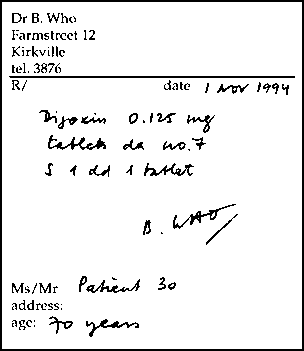
#> input picture dataset/data/1.jpg, 304 x 351 px; its folder holds only this picture in this run
$ python medical_prescription_ml.py
#> lines starting #> are read from the running program, lines starting #| are printed output that depends on the picture; after the words box and inside, x2 and y2 are one past the last pixel; in counts of white or black regions, pixels touching at a corner belong together
import os
import cv2
import pandas as pd
import numpy as np
import matplotlib.pyplot as plt

from sklearn.model_selection import train_test_split
from sklearn.svm import SVC
from sklearn.metrics import (
    precision_score,
    confusion_matrix,
    ConfusionMatrixDisplay,
    roc_curve,
    auc,
    classification_report,
    accuracy_score
)

# ---------------------------------------------------------
# 1. Paths
# ---------------------------------------------------------

dataset_path = "dataset/data"
labels_file = "labels.csv"


# ---------------------------------------------------------
# 2. Load labels
# ---------------------------------------------------------

labels_df = pd.read_csv(labels_file)
#> (reads labels.csv from the repository)

print("Total labeled images:", len(labels_df))

print("\nClass distribution:")
print(labels_df["label"].value_counts())


# ---------------------------------------------------------
# 3. Image preprocessing and feature extraction
# ---------------------------------------------------------

X = []
y = []

IMAGE_SIZE = (64, 64)

for _, row in labels_df.iterrows():

    image_name = row["image"]
    label = row["label"]

    image_path = os.path.join(dataset_path, image_name)

    image = cv2.imread(image_path)
#> image is the input picture: shape (351, 304, 3); 93.1% white; 113 black regions (56 under 20 px), largest, box (x1, y1, x2, y2) and area: (0, 0, 304, 351) 2604, (9, 76, 295, 78) 571, (48, 135, 106, 150) 291

    if image is None:
        print("Could not read:", image_name)
        continue

    # Convert image to grayscale
    gray = cv2.cvtColor(image, cv2.COLOR_BGR2GRAY)

    # Resize image
    resized = cv2.resize(gray, IMAGE_SIZE)
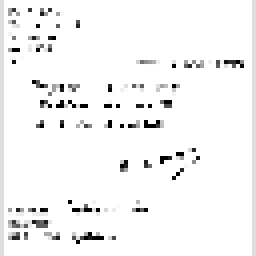
#> resized: shape (64, 64) (shown 4 times larger); min 0, max 255, mean 244.7

    # Normalize pixel values
    normalized = resized / 255.0

    # Flatten image into feature vector
    features = normalized.flatten()
#> features = 4096 values, max 1 at index 1, min 0 at index 589, mean 0.96

    X.append(features)
    y.append(label)


X = np.array(X)
y = np.array(y)

print("\nFeature extraction completed.")
print("Feature matrix shape:", X.shape)
#| Feature matrix shape: (1, 4096)
print("Label array shape:", y.shape)
#| Label array shape: (1,)


# ---------------------------------------------------------
# 4. Split dataset into training and testing sets
# ---------------------------------------------------------

#> (the run stopped early here; a loop or call above may not have finished)
